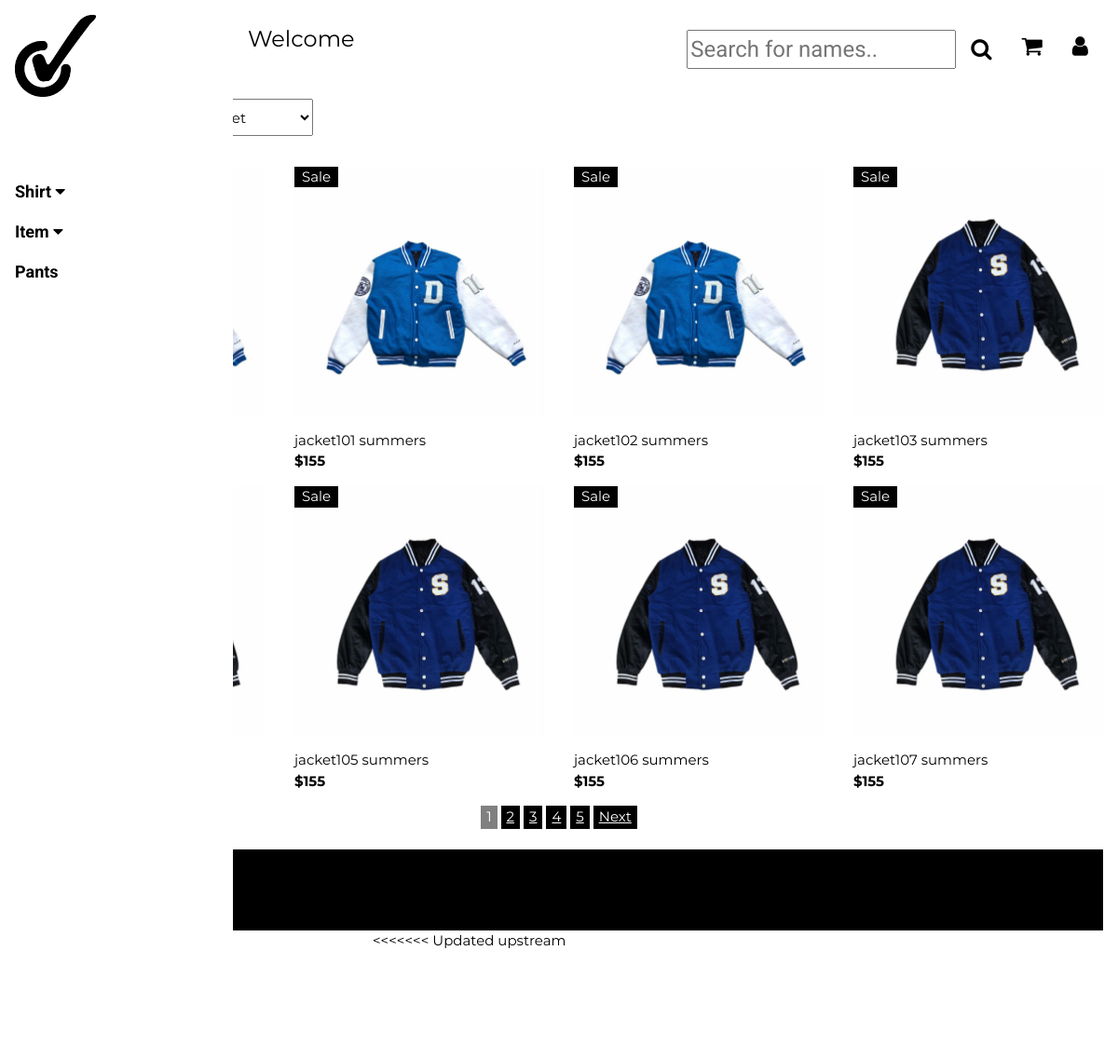
Page /jacket.php (upper part) on the earlier database version.
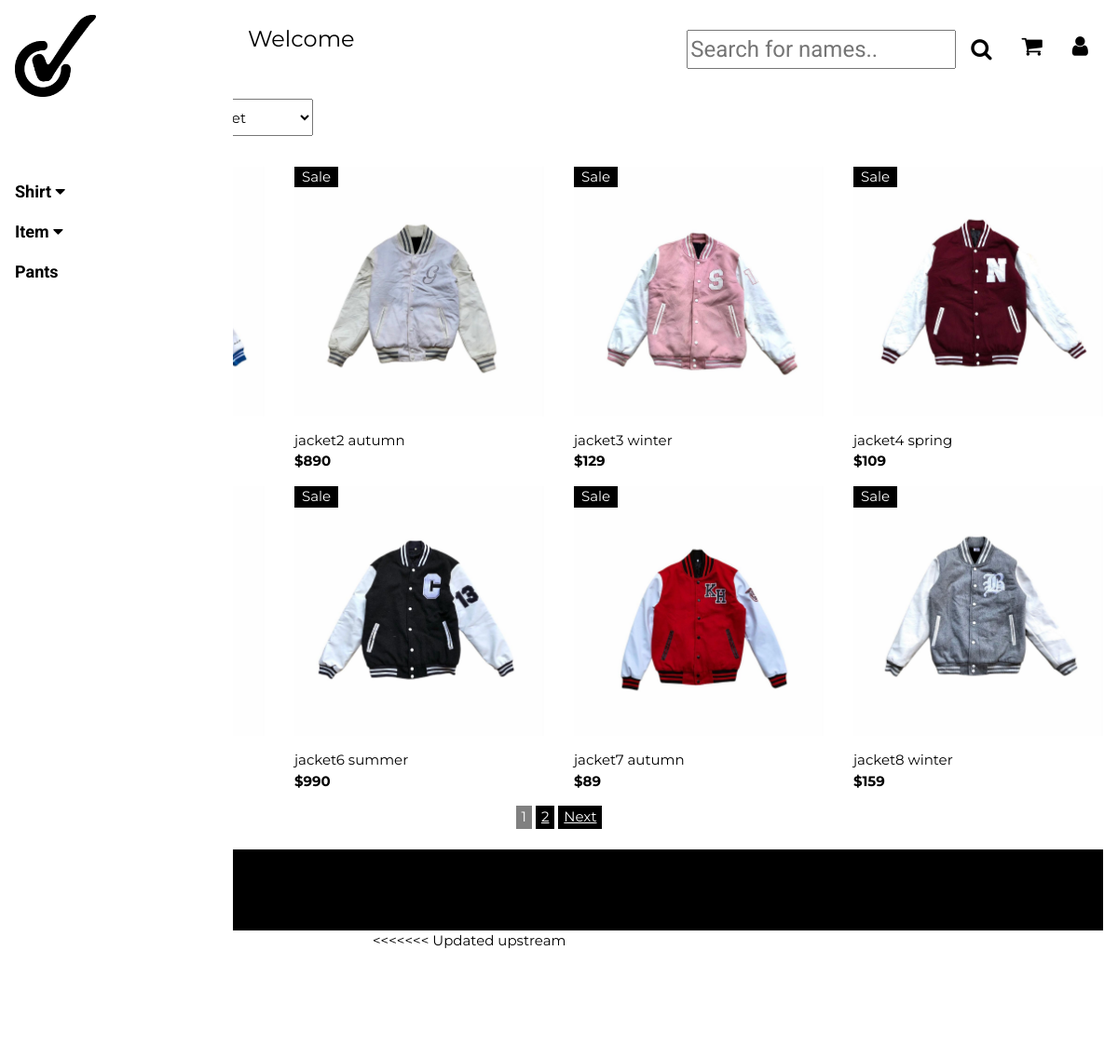
Same page on the later database version.
### tables this page shows
CREATE TABLE `sanpham` (
  `maSP` int(30) NOT NULL,
  `maloaiSP` int(11) NOT NULL,
  `thongtinSP` varchar(100) NOT NULL,
  `tenSP` varchar(30) NOT NULL,
  `giaSP` int(11) NOT NULL,
  `hinhanhSP` varchar(100) NOT NULL,
  `sizeL` int(11) DEFAULT NULL,
  `sizeXL` int(11) DEFAULT NULL
);

### components/Product.php (the view, shortened to what the changed rows need)
<div class="w3-col l3 s6">
    <div class="w3-container">
        <div class="w3-display-container">
            <img src="Images/T-SHIRT/<?= $row['hinhanhSP'] ?>" style="width:100%">
            <span class="w3-tag w3-display-topleft">Sale</span>
        </div>
        <p><?= $row['tenSP'] ?> <br><b>$<?= $row['giaSP'] ?></b></p>
    </div>
</div>

### jacket.php (shortened to what the changed rows need)
<!DOCTYPE html>
<html>
<link rel="stylesheet" href="SOURCE.css">
<link rel="stylesheet" href="https://cdnjs.cloudflare.com/ajax/libs/font-awesome/4.7.0/css/font-awesome.min.css">
<body class="w3-content" style="max-width:1200px" onload="reloadgiohang()">
  <?php include 'components/headmenu.php' ?>
  <?php
  $conn = createDbConnection();
  if (isset($_REQUEST['from'])) {
    $_SESSION['from'] = $_REQUEST['from'];
    $_SESSION['to'] = $_REQUEST['to'];
    if ($_SESSION['from'] == "***") {
      $result = mysqli_query($conn, 'select count(*) as total from sanpham where maloaisp = 2');
      $row = mysqli_fetch_assoc($result);
      $total_records = $row['total'];
      $current_page = isset($_GET['page']) ? $_GET['page'] : 1;
      $limit = 8;
      $total_page = ceil($total_records / $limit);
      if ($current_page > $total_page) {
        $current_page = $total_page;
      } else if ($current_page < 1) {
        $current_page = 1;
      }
      $start = ($current_page - 1) * $limit;
      $result = mysqli_query($conn, "SELECT * FROM sanpham  where maloaisp = 2 LIMIT $start, $limit");
    } else if ($_SESSION['from'] == 300) {
      $result = mysqli_query($conn, 'select count(*) as total from sanpham where maloaisp = 2 && giasp>=300');
      $row = mysqli_fetch_assoc($result);
      $total_records = $row['total'];
      $current_page = isset($_GET['page']) ? $_GET['page'] : 1;
      $limit = 8;
      $total_page = ceil($total_records / $limit);
      if ($current_page > $total_page) {
        $current_page = $total_page;
      } else if ($current_page < 1) {
        $current_page = 1;
      }
      $start = ($current_page - 1) * $limit;
      $result = mysqli_query($conn, "SELECT * FROM sanpham  where maloaisp = 2 && GIASP>=" .  $_SESSION['from'] . " LIMIT " . $start . "," . $limit);
    } else {
      $result = mysqli_query($conn, 'select count(*) as total from sanpham where maloaisp = 2 && giasp>=' .  $_SESSION['from'] . ' && GIASP<= ' . $_SESSION['to']);
      $row = mysqli_fetch_assoc($result);
      $total_records = $row['total'];
      $current_page = isset($_GET['page']) ? $_GET['page'] : 1;
      $limit = 8;
      $total_page = ceil($total_records / $limit);
      if ($current_page > $total_page) {
        $current_page = $total_page;
      } else if ($current_page < 1) {
        $current_page = 1;
      }
      $start = ($current_page - 1) * $limit;
      $result = mysqli_query($conn, "SELECT * FROM sanpham  where maloaisp = 2 && GIASP>=" .  $_SESSION['from'] . " && GIASP<= " . $_SESSION['to'] . " LIMIT " . $start . "," . $limit);
    }
  } else {
    $result = mysqli_query($conn, 'select count(*) as total from sanpham where maloaisp = 2');
    $row = mysqli_fetch_assoc($result);
    $total_records = $row['total'];
    $current_page = isset($_GET['page']) ? $_GET['page'] : 1;
    $limit = 8;
    $total_page = ceil($total_records / $limit);
    $start = ($current_page - 1) * $limit;
    $result = mysqli_query($conn, "SELECT * FROM sanpham  where maloaisp = 2 LIMIT $start, $limit");
  }
  ?>
  <div class="w3-row w3-whitescale" id="myTable">
    <?php
    if ($result) {
      while ($row = $result->fetch_assoc()) {
    ?>
        <?php include 'components/Product.php' ?>
      <?php } ?>
      <div class="w3-bar w3-center ">
        <?php
        if (isset($_REQUEST['from'])) {
          if ($current_page > 1 && $total_page > 1) {
            echo '<button style=" color: #fff;border:none;background-color: black"><a href="jacket.php?page=' . ($current_page - 1) . '&from=' . $_SESSION['from'] . '&to=' . $_SESSION['to']  . '">Prev</a> </button> ';
          }
          for ($i = 1; $i <= $total_page; $i++) {
            if ($i == $current_page) {
              echo '<button style=" color: #fff;border:none;background-color: gray"><span>' . $i . '</span> </button> ';
            } else {
              echo '<button style=" color: #fff;border:none;background-color: black"><a href="jacket.php?page=' . $i . '&from=' . $_SESSION['from'] . '&to=' . $_SESSION['to'] . '">' . $i . '</a> </button> ';
            }
          }
          if ($current_page < $total_page && $total_page > 1) {
            echo '<button style=" color: #fff;border:none;background-color: black"><a href="jacket.php?page=' . ($current_page + 1) . '&from=' . $_SESSION['from'] . '&to=' . $_SESSION['to'] . '">Next</a> </button>';
          }
        } else {
          for ($i = 1; $i <= $total_page; $i++) {
            if ($i == $current_page) {
              echo '<button style=" color: #fff;border:none;background-color: gray"><span>' . $i . '</span> </button> ';
            } else {
              echo '<button style=" color: #fff;border:none;background-color: black"><a href="jacket.php?page=' . $i . '">' . $i . '</a> </button> ';
            }
          }
        }
        ?>
      </div>
    <?php } else {
      echo "
        <p style='padding-left: 15px'>Product was not found</p>";
    }
    ?>
  </div>
  <?php include 'components/footer.php' ?>
</body>
</html>

Differences in the rows shown:
no longer on this page (row edited): sanpham: hinhanhSP (picture), tenSP "jacket101 summers", giaSP "155"
no longer on this page (row edited): sanpham: hinhanhSP (picture), tenSP "jacket102 summers", giaSP "155"
no longer on this page (row edited): sanpham: hinhanhSP (picture), tenSP "jacket103 summers", giaSP "155"
no longer on this page (row edited): sanpham: hinhanhSP (picture), tenSP "jacket105 summers", giaSP "155"
no longer on this page (row edited): sanpham: hinhanhSP (picture), tenSP "jacket106 summers", giaSP "155"
no longer on this page (row edited): sanpham: hinhanhSP (picture), tenSP "jacket107 summers", giaSP "155"
now on this page (row unchanged): sanpham: hinhanhSP (picture), tenSP "jacket2 autumn", giaSP "890"
now on this page (row unchanged): sanpham: hinhanhSP (picture), tenSP "jacket3 winter", giaSP "129"
now on this page (row unchanged): sanpham: hinhanhSP (picture), tenSP "jacket4 spring", giaSP "109"
now on this page (row unchanged): sanpham: hinhanhSP (picture), tenSP "jacket6 summer", giaSP "990"
now on this page (row unchanged): sanpham: hinhanhSP (picture), tenSP "jacket7 autumn", giaSP "89"
now on this page (row unchanged): sanpham: hinhanhSP (picture), tenSP "jacket8 winter", giaSP "159"
Other differences:
list line gone: "3"
list line gone: "4"
list line gone: "5"
